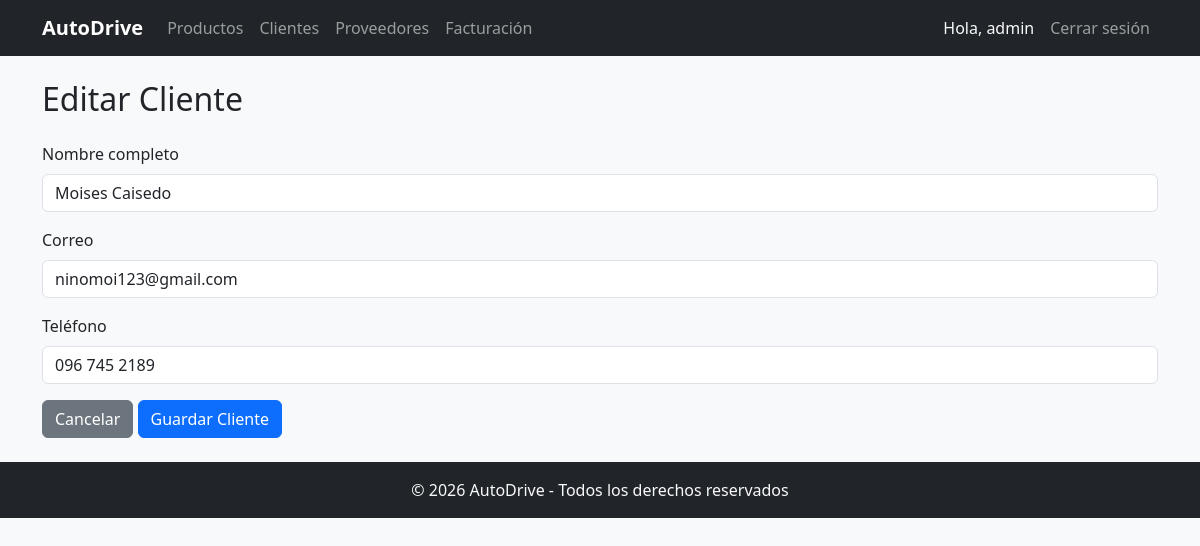
Page /clientes/editar/1 (signed in) on the committed database.
### tables this page shows
CREATE TABLE usuarios (
            id INTEGER PRIMARY KEY AUTOINCREMENT,
            usuario TEXT UNIQUE NOT NULL,
            password TEXT NOT NULL
        );

CREATE TABLE clientes (
            id INTEGER PRIMARY KEY AUTOINCREMENT,
            nombre TEXT NOT NULL,
            correo TEXT NOT NULL,
            telefono TEXT NOT NULL
        );

### app.py (the view)
@app.route('/clientes/editar/<int:id>', methods=['GET', 'POST'])
@login_required
def editar_cliente(id):
    conn = get_connection()
    cursor = conn.cursor()
    cursor.execute('SELECT * FROM clientes WHERE id = ?', (id,))
    cliente = cursor.fetchone()
    conn.close()
    if not cliente:
        flash('Cliente no encontrado.', 'danger')
        return redirect(url_for('clientes'))
    form = ClienteForm()
    if form.validate_on_submit():
        conn = get_connection()
        cursor = conn.cursor()
        cursor.execute(
            'UPDATE clientes SET nombre=?, correo=?, telefono=? WHERE id=?',
            (form.nombre.data, form.correo.data, form.telefono.data, id)
        )
        conn.commit()
        conn.close()
        return redirect(url_for('clientes'))
    elif request.method == 'GET':
        form.nombre.data = cliente[1]
        form.correo.data = cliente[2]
        form.telefono.data = cliente[3]
    return render_template('formulario_cliente.html', form=form, modo='editar', item_id=id)

### forms/cliente_form.py
class ClienteForm(FlaskForm):
    nombre = StringField('Nombre completo', validators=[DataRequired(), Length(max=80)])
    correo = StringField('Correo', validators=[DataRequired(), Email()])
    telefono = StringField('Teléfono', validators=[DataRequired(), Length(max=15)])
    submit = SubmitField('Guardar Cliente')

### app.py (called while the page is built)
def get_connection():
    conn = sqlite3.connect(DB_PATH)
    conn.execute('PRAGMA foreign_keys = ON')
    return conn

@login_manager.user_loader
def load_user(user_id):
    conn = get_connection()
    cursor = conn.cursor()
    cursor.execute('SELECT id, usuario FROM usuarios WHERE id = ?', (user_id,))
    row = cursor.fetchone()
    conn.close()
    if row:
        return Usuario(row[0], row[1])
    return None

### templates/formulario_cliente.html (shortened to what this page needs)
{% extends 'base.html' %}
{% block content %}
<h2 class="mb-4">{% if modo == 'editar' %}Editar Cliente{% else %}Registrar Cliente{% endif %}</h2>
<form method="POST" novalidate>
    <div class="mb-3">
        {{ form.nombre.label(class="form-label") }}
        {{ form.nombre(class="form-control") }}
    </div>
    <div class="mb-3">
        {{ form.correo.label(class="form-label") }}
        {{ form.correo(class="form-control") }}
    </div>
    <div class="mb-3">
        {{ form.telefono.label(class="form-label") }}
        {{ form.telefono(class="form-control") }}
    </div>
    <a href="{{ url_for('clientes') }}" class="btn btn-secondary">Cancelar</a>
    {{ form.submit(class="btn btn-primary") }}
</form>
{% endblock %}

### templates/components/navbar.html (shortened to what this page needs)
<nav class="navbar navbar-expand-lg navbar-dark bg-dark">
  <div class="container">
    <a class="navbar-brand" href="{{ url_for('index') }}">AutoDrive</a>
    <div class="collapse navbar-collapse" id="navMenu">
      {% if current_user.is_authenticated %}
      <ul class="navbar-nav me-auto">
        <li class="nav-item"><a class="nav-link" href="{{ url_for('productos') }}">Productos</a></li>
        <li class="nav-item"><a class="nav-link" href="{{ url_for('clientes') }}">Clientes</a></li>
        <li class="nav-item"><a class="nav-link" href="{{ url_for('proveedores') }}">Proveedores</a></li>
        <li class="nav-item"><a class="nav-link" href="{{ url_for('facturacion') }}">Facturación</a></li>
      </ul>
      <ul class="navbar-nav">
        <li class="nav-item">
          <span class="nav-link text-light">Hola, {{ current_user.usuario }}</span>
        </li>
        <li class="nav-item">
          <a class="nav-link" href="{{ url_for('logout') }}">Cerrar sesión</a>
        </li>
      </ul>
      {% else %}
      <ul class="navbar-nav ms-auto">
        <li class="nav-item"><a class="nav-link" href="{{ url_for('login') }}">Iniciar sesión</a></li>
      </ul>
      {% endif %}
    </div>
  </div>
</nav>

### static/css/style.css (style rules this page uses)
body { background-color: #f8f9fa; }
.navbar-brand { font-weight: bold; }

### rows in the picture
usuarios: usuario "admin"
clientes: nombre "Moises Caisedo", correo "ninomoi123@gmail.com", telefono "096 745 2189"
